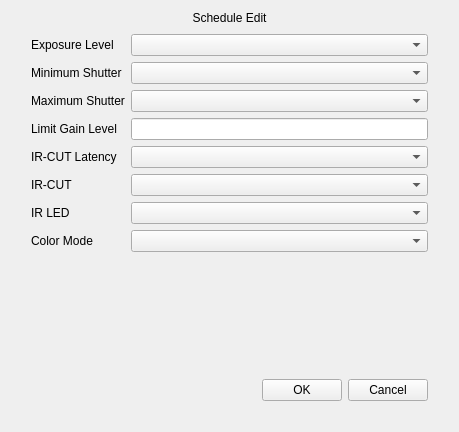
<?xml version="1.0" encoding="UTF-8"?>
<ui version="4.0">
 <class>DayNightScheEdit</class>
 <widget class="QWidget" name="DayNightScheEdit">
  <property name="geometry">
   <rect>
    <x>0</x>
    <y>0</y>
    <width>459</width>
    <height>432</height>
   </rect>
  </property>
  <property name="windowTitle">
   <string>Form</string>
  </property>
  <layout class="QVBoxLayout" name="verticalLayout_2">
   <property name="spacing">
    <number>0</number>
   </property>
   <item>
    <widget class="QLabel" name="label_title">
     <property name="text">
      <string>Schedule Edit</string>
     </property>
     <property name="alignment">
      <set>Qt::AlignCenter</set>
     </property>
    </widget>
   </item>
   <item>
    <widget class="QWidget" name="widget_background" native="true">
     <layout class="QVBoxLayout" name="verticalLayout">
      <property name="leftMargin">
       <number>20</number>
      </property>
      <property name="rightMargin">
       <number>20</number>
      </property>
      <property name="bottomMargin">
       <number>20</number>
      </property>
      <item>
       <layout class="QGridLayout" name="gridLayout">
        <item row="7" column="0">
         <widget class="QLabel" name="label_colorMode">
          <property name="text">
           <string>Color Mode</string>
          </property>
         </widget>
        </item>
        <item row="5" column="0">
         <widget class="QLabel" name="label_irCut">
          <property name="text">
           <string>IR-CUT</string>
          </property>
         </widget>
        </item>
        <item row="2" column="1">
         <widget class="ComboBox" name="comboBox_maxShutter"/>
        </item>
        <item row="7" column="1">
         <widget class="ComboBox" name="comboBox_colorMode"/>
        </item>
        <item row="3" column="1">
         <widget class="MyLineEdit" name="lineEdit_gainLevel"/>
        </item>
        <item row="3" column="0">
         <widget class="QLabel" name="label_gainLevel">
          <property name="text">
           <string>Limit Gain Level</string>
          </property>
         </widget>
        </item>
        <item row="6" column="0">
         <widget class="QLabel" name="label_irLed">
          <property name="text">
           <string>IR LED</string>
          </property>
         </widget>
        </item>
        <item row="0" column="0">
         <widget class="QLabel" name="label_exposureLevel">
          <property name="text">
           <string>Exposure Level</string>
          </property>
         </widget>
        </item>
        <item row="4" column="1">
         <widget class="ComboBox" name="comboBox_latemcyIrCut"/>
        </item>
        <item row="1" column="1">
         <widget class="ComboBox" name="comboBox_minShutter"/>
        </item>
        <item row="2" column="0">
         <widget class="QLabel" name="label_maxShutter">
          <property name="text">
           <string>Maximum Shutter</string>
          </property>
         </widget>
        </item>
        <item row="6" column="1">
         <widget class="ComboBox" name="comboBox_irLed"/>
        </item>
        <item row="4" column="0">
         <widget class="QLabel" name="label_latencyIrCut">
          <property name="text">
           <string>IR-CUT Latency</string>
          </property>
         </widget>
        </item>
        <item row="1" column="0">
         <widget class="QLabel" name="label_minShutter">
          <property name="text">
           <string>Minimum Shutter</string>
          </property>
         </widget>
        </item>
        <item row="0" column="1">
         <widget class="ComboBox" name="comboBox_exposureLevel"/>
        </item>
        <item row="5" column="1">
         <widget class="ComboBox" name="comboBox_irCut"/>
        </item>
       </layout>
      </item>
      <item>
       <spacer name="verticalSpacer">
        <property name="orientation">
         <enum>Qt::Vertical</enum>
        </property>
        <property name="sizeHint" stdset="0">
         <size>
          <width>20</width>
          <height>40</height>
         </size>
        </property>
       </spacer>
      </item>
      <item>
       <layout class="QHBoxLayout" name="horizontalLayout">
        <property name="spacing">
         <number>6</number>
        </property>
        <property name="topMargin">
         <number>0</number>
        </property>
        <item>
         <spacer name="horizontalSpacer_2">
          <property name="orientation">
           <enum>Qt::Horizontal</enum>
          </property>
          <property name="sizeHint" stdset="0">
           <size>
            <width>40</width>
            <height>20</height>
           </size>
          </property>
         </spacer>
        </item>
        <item>
         <widget class="QPushButton" name="pushButton_ok">
          <property name="text">
           <string>OK</string>
          </property>
         </widget>
        </item>
        <item>
         <widget class="QPushButton" name="pushButton_cancel">
          <property name="text">
           <string>Cancel</string>
          </property>
         </widget>
        </item>
       </layout>
      </item>
     </layout>
    </widget>
   </item>
  </layout>
 </widget>
 <customwidgets>
  <customwidget>
   <class>MyLineEdit</class>
   <extends>QLineEdit</extends>
   <header>mylineedit.h</header>
  </customwidget>
  <customwidget>
   <class>ComboBox</class>
   <extends>QComboBox</extends>
   <header>combobox.h</header>
  </customwidget>
 </customwidgets>
 <resources/>
 <connections/>
</ui>
